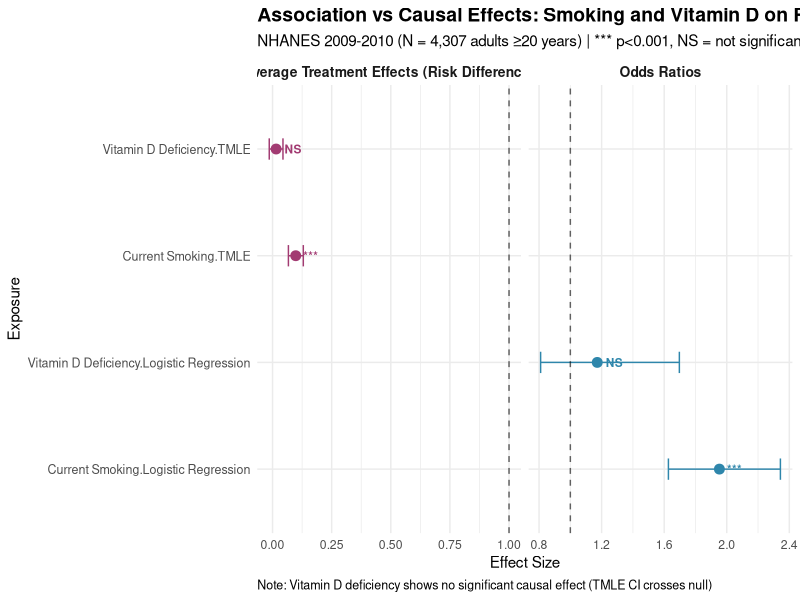

Generate this figure with R:
library(ggplot2)
library(dplyr)

or_results <- data.frame(
  Exposure = c("Current Smoking", "Vitamin D Deficiency"),
  Method = "Logistic Regression",
  Estimate = c(1.953, 1.172),
  Lower = c(1.627, 0.810),
  Upper = c(2.343, 1.697),
  Significant = c("***", "NS")
)

ate_results <- data.frame(
  Exposure = c("Current Smoking", "Vitamin D Deficiency"),
  Method = "TMLE",
  Estimate = c(0.098, 0.015),
  Lower = c(0.067, -0.014),
  Upper = c(0.130, 0.044),
  Significant = c("***", "NS")
)

combined_results <- rbind(or_results, ate_results)
combined_results$Method <- factor(combined_results$Method, levels = c("Logistic Regression", "TMLE"))

p <- ggplot(combined_results, aes(x = Estimate, y = interaction(Exposure, Method), color = Method)) +
  geom_point(size = 3) +
  geom_errorbarh(aes(xmin = Lower, xmax = Upper), height = 0.2) +
  geom_text(aes(label = Significant), hjust = -0.5, size = 3, fontface = "bold") +
  geom_vline(xintercept = ifelse(grepl("Regression", combined_results$Method[1]), 1, 0), 
             linetype = "dashed", alpha = 0.6) +
  facet_wrap(~ifelse(Method == "Logistic Regression", "Odds Ratios", "Average Treatment Effects (Risk Difference)"), 
             scales = "free_x", ncol = 2) +
  labs(
    title = "Association vs Causal Effects: Smoking and Vitamin D on Rheumatoid Arthritis",
    subtitle = "NHANES 2009-2010 (N = 4,307 adults ≥20 years) | *** p<0.001, NS = not significant",
    x = "Effect Size",
    y = "Exposure",
    caption = "Note: Vitamin D deficiency shows no significant causal effect (TMLE CI crosses null)"
  ) +
  scale_color_manual(values = c("Logistic Regression" = "#2E86AB", "TMLE" = "#A23B72")) +
  theme_minimal() +
  theme(
    legend.position = "none",
    strip.text = element_text(face = "bold", size = 10),
    plot.title = element_text(face = "bold", size = 14),
    plot.subtitle = element_text(size = 11),
    plot.caption = element_text(size = 9, hjust = 0),
    axis.text.y = element_text(size = 9)
  )

ggsave("forest_plot.png", p, width = 12, height = 7, dpi = 300)
